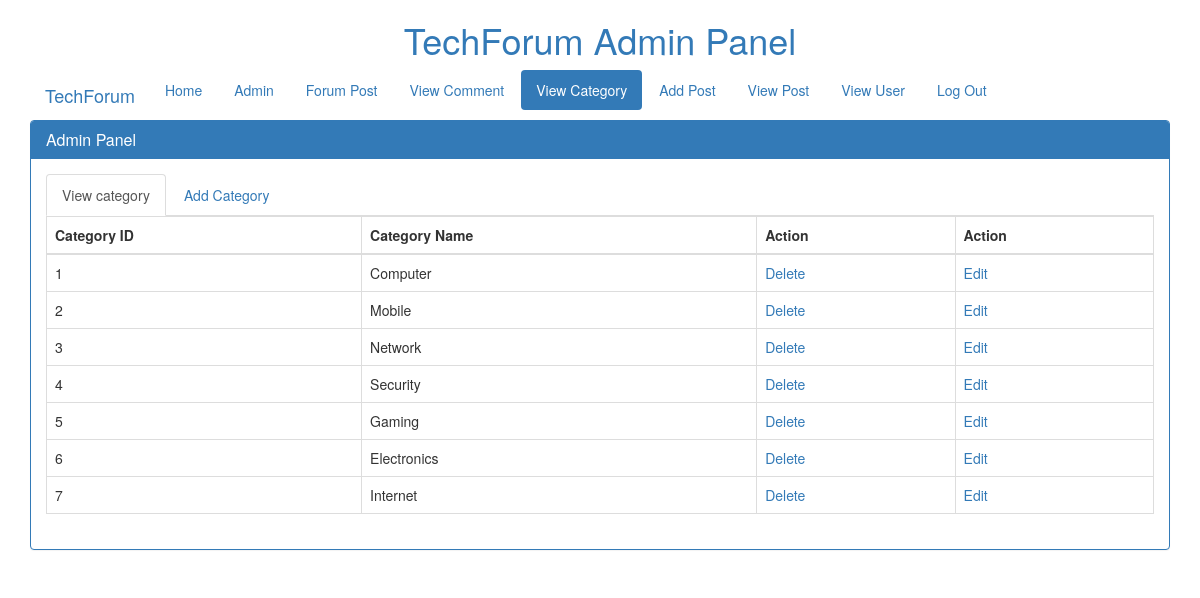
Screenshot of /admin/category.php with the database file from the repository.
### tables this page shows
CREATE TABLE IF NOT EXISTS `category` (
  `category_id` int(10) NOT NULL AUTO_INCREMENT,
  `category_name` varchar(50) NOT NULL,
  PRIMARY KEY (`category_id`)
);

### admin/category.php (the view, shortened to what this page needs)
<!DOCTYPE html>
<html>
<head>
	<link type="text/css" rel="stylesheet" href="../assets/bootstrap/css/bootstrap.min.css">
</head>
<body>
<center><h1 style="color:#337AB7">TechForum Admin Panel</h1></center>
<div class="container">
<a href="../TechForum.php" class="navbar-brand">TechForum</a>
	<ul class="nav nav-pills">
		<li role="presentation"><a href="home.php">Home</a></li>
  		<li role="presentation"><a href="admin.php">Admin</a></li>
		 <li role="presentation"><a href="forum-post.php">Forum Post</a></li>
		 <li role="presentation"><a href="viewcomment.php">View Comment</a></li>
		 <li role="presentation" class="active"><a>View Category</a></li>
  		<li role="presentation"><a href="blog_post.php">Add Post</a></li>
  		<li role="presentation"><a href="viewpost.php">View Post</a></li>
  		<li role="presentation"><a href="viewuser.php">View User</a></li>
  		<li role="presentation"><a href="logout.php">Log Out</a></li>
	</ul>
	<div class="panel panel-primary">
		  <div class="panel-heading">
		    <h3 class="panel-title">Admin Panel</h3>
		  </div>
		<div class="panel-body">
		 <div class ="tab">
						<ul id="tabnav" class="nav nav-tabs">
							<li class="active"><a data-toggle="tab" href="#home">View category</a></li>
							<li><a data-toggle="tab" href="#menu1">Add Category</a></li>
						</ul>
						<div class="tab-content">
							<div id="home" class="tab-pane fade in active">
							<?php
							include 'config/db_connect.php';
							$sql = "select * from category";
							$result = $con->query($sql);
							while ($row = $result->fetch_assoc()) {
							$categorys[] = array(
							'id' => $row['category_id'],
							'name' => $row['category_name']
							);
							}
							?>
						<table class="table table-bordered">
			  	<thead>
			  		<th>Category ID</th>
			  		<th>Category Name</th>
					<th>Action</th>
					<th>Action</th>
			  	</thead>
							<?php foreach ($categorys as $category): ?>
			  		<tr>
			  			<td><?php echo $category['id']; ?></td>
				  		<td><?php echo $category['name']; ?></td>
				  		<td>
				  			<a href="javascript:delete_id3(<?php echo $category['id']; ?>)">Delete</a>
				  		</td>
						<td>
				  			<a href="edit-category.php?id=<?php echo $category['id']; ?>">Edit</a>
				  		</td>
			  		</tr>
			  	<?php endforeach; ?>
			</table>
							</div>
						</div>
		</div>
		</div>
	</div>
</div>
</body>
</html>

### rows the page displays
category: category_id "1", category_name "Computer"
category: category_id "2", category_name "Mobile"
category: category_id "3", category_name "Network"
category: category_id "4", category_name "Security"
category: category_id "5", category_name "Gaming"
category: category_id "6", category_name "Electronics"
category: category_id "7", category_name "Internet"
